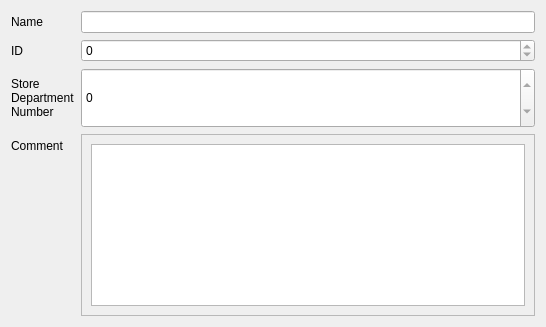
<?xml version="1.0" encoding="UTF-8"?>
<ui version="4.0">
 <class>Form</class>
 <widget class="QWidget" name="Form">
  <property name="geometry">
   <rect>
    <x>0</x>
    <y>0</y>
    <width>546</width>
    <height>327</height>
   </rect>
  </property>
  <property name="windowTitle">
   <string>Form</string>
  </property>
  <layout class="QGridLayout" name="gridLayout_2">
   <item row="0" column="0">
    <layout class="QGridLayout" name="gridLayout">
     <item row="0" column="0">
      <layout class="QFormLayout" name="formLayout">
       <item row="0" column="0">
        <widget class="QLabel" name="label_name">
         <property name="text">
          <string>Name</string>
         </property>
        </widget>
       </item>
       <item row="1" column="0">
        <widget class="QLabel" name="label_id">
         <property name="text">
          <string>ID</string>
         </property>
        </widget>
       </item>
       <item row="2" column="0">
        <widget class="QLabel" name="label_store_department_number">
         <property name="text">
          <string>Store
Department
Number</string>
         </property>
        </widget>
       </item>
       <item row="2" column="1">
        <widget class="QSpinBox" name="store_department_number">
         <property name="minimumSize">
          <size>
           <width>0</width>
           <height>60</height>
          </size>
         </property>
         <property name="readOnly">
          <bool>true</bool>
         </property>
         <property name="maximum">
          <number>999999999</number>
         </property>
        </widget>
       </item>
       <item row="1" column="1">
        <widget class="QSpinBox" name="ID">
         <property name="readOnly">
          <bool>true</bool>
         </property>
         <property name="maximum">
          <number>999999999</number>
         </property>
        </widget>
       </item>
       <item row="0" column="1">
        <widget class="QLineEdit" name="name">
         <property name="readOnly">
          <bool>true</bool>
         </property>
        </widget>
       </item>
       <item row="3" column="0">
        <widget class="QLabel" name="label_comment">
         <property name="text">
          <string>Comment</string>
         </property>
        </widget>
       </item>
       <item row="3" column="1">
        <widget class="QScrollArea" name="scrollArea">
         <property name="widgetResizable">
          <bool>true</bool>
         </property>
         <widget class="QWidget" name="scrollAreaWidgetContents">
          <property name="geometry">
           <rect>
            <x>0</x>
            <y>0</y>
            <width>445</width>
            <height>165</height>
           </rect>
          </property>
          <layout class="QGridLayout" name="gridLayout_3">
           <item row="0" column="0">
            <widget class="QTextEdit" name="comment">
             <property name="readOnly">
              <bool>true</bool>
             </property>
            </widget>
           </item>
          </layout>
         </widget>
        </widget>
       </item>
      </layout>
     </item>
    </layout>
   </item>
  </layout>
 </widget>
 <resources/>
 <connections/>
</ui>
